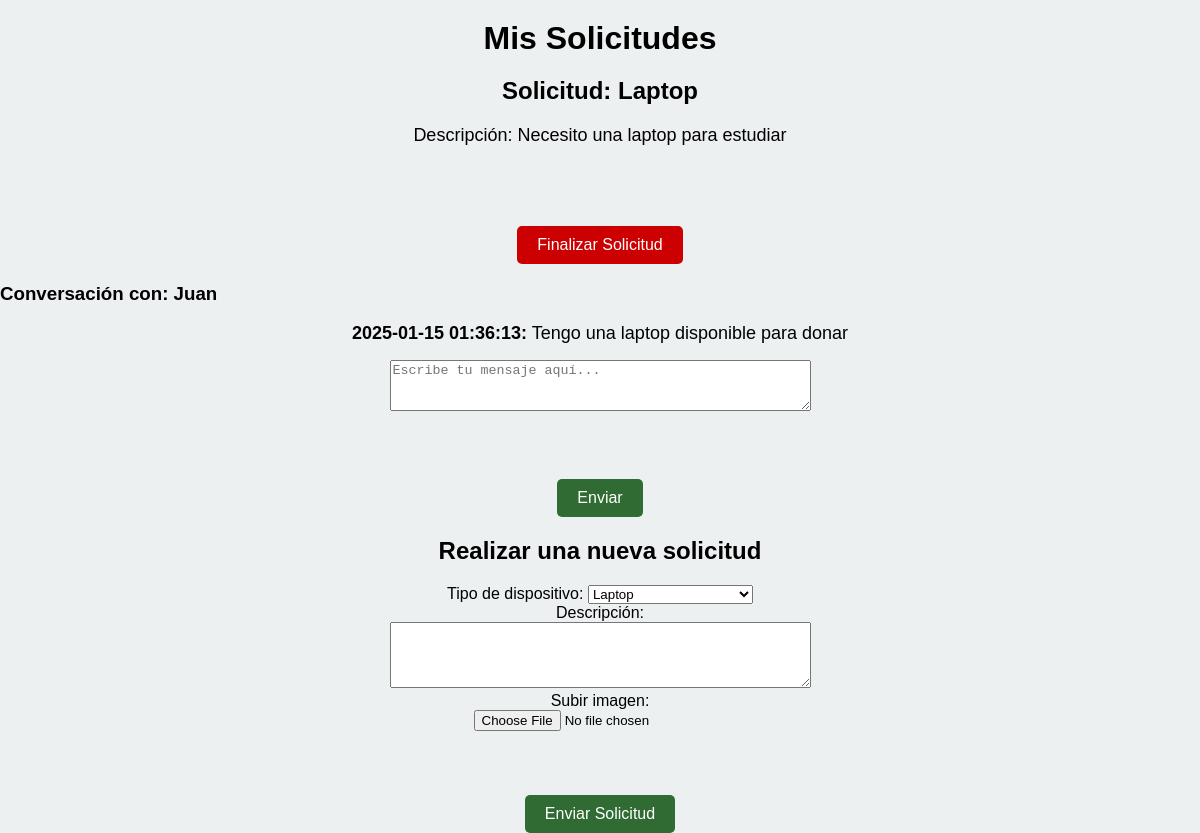
/Vista/perfil_solicitudes.php (signed in), run on the app's committed database.
### tables this page shows
CREATE TABLE IF NOT EXISTS `solicitud` (
  `id_solicitud` int NOT NULL AUTO_INCREMENT,
  `id_usuario` int NOT NULL,
  `id_tipo_dispositivo` int NOT NULL,
  `descripcion` text,
  `ruta_imagen` varchar(255) DEFAULT NULL,
  `finalizado` tinyint(1) DEFAULT '0',
  PRIMARY KEY (`id_solicitud`),
  KEY `id_usuario` (`id_usuario`),
  KEY `id_tipo_dispositivo` (`id_tipo_dispositivo`)
);

CREATE TABLE IF NOT EXISTS `tipo_dispositivo` (
  `id_tipo` int NOT NULL AUTO_INCREMENT,
  `nombre` varchar(100) NOT NULL,
  PRIMARY KEY (`id_tipo`)
);

CREATE TABLE IF NOT EXISTS `mensaje` (
  `id_mensaje` int NOT NULL AUTO_INCREMENT,
  `id_solicitud` int NOT NULL,
  `id_donante` int NOT NULL,
  `mensaje` text NOT NULL,
  `fecha_mensaje` timestamp NULL DEFAULT CURRENT_TIMESTAMP,
  PRIMARY KEY (`id_mensaje`),
  KEY `id_solicitud` (`id_solicitud`),
  KEY `id_donante` (`id_donante`)
);

### Vista/perfil_solicitudes.php (the view, shortened to what this page needs)
<!DOCTYPE html>
<html lang="es">
<head>
    <link rel="stylesheet" href="./Styles/perfil_solicitudes.css">
</head>
<body>
    <h1>Mis Solicitudes</h1>
    <?php
    require_once "./Conexion/conn.php";
    $id_usuario = $_SESSION['id_usuario'];
    $sql_solicitudes = "SELECT s.id_solicitud, s.descripcion, t.nombre AS dispositivo
                        FROM solicitud s
                        JOIN tipo_dispositivo t ON s.id_tipo_dispositivo = t.id_tipo
                        WHERE s.id_usuario = ? AND s.finalizado = 0";
    $stmt_solicitudes = $conn->prepare($sql_solicitudes);
    $stmt_solicitudes->bind_param("i", $id_usuario);
    $stmt_solicitudes->execute();
    $result_solicitudes = $stmt_solicitudes->get_result();
    $num_solicitudes = $result_solicitudes->num_rows;
    while ($solicitud = $result_solicitudes->fetch_assoc()) {
        $id_solicitud = $solicitud['id_solicitud'];
        $descripcion = $solicitud['descripcion'];
        $dispositivo = $solicitud['dispositivo'];
        echo "<h2>Solicitud: $dispositivo</h2>";
        echo "<p>Descripción: $descripcion</p>";
        echo "<form action='./Controlador/finalizar_solicitud.php' method='POST' enctype='multipart/form-data'>
                <input type='hidden' name='id_solicitud' value='$id_solicitud'>
                <input type='hidden' name='categoria' value='$dispositivo'>
                <input type='submit' value='Finalizar Solicitud' style='background-color: #cc0000; color: white;'>
              </form>";
        $sql_mensajes = "SELECT m.id_donante, u.nombre AS donante, m.mensaje, m.fecha_mensaje
                         FROM mensaje m
                         JOIN usuario u ON m.id_donante = u.id_usuario
                         WHERE m.id_solicitud = ?
                         ORDER BY m.id_donante, m.fecha_mensaje ASC";
        $stmt_mensajes = $conn->prepare($sql_mensajes);
        $stmt_mensajes->bind_param("i", $id_solicitud);
        $stmt_mensajes->execute();
        $result_mensajes = $stmt_mensajes->get_result();
        $conversaciones = [];
        while ($mensaje = $result_mensajes->fetch_assoc()) {
            $conversaciones[$mensaje['id_donante']]['donante'] = $mensaje['donante'];
            $conversaciones[$mensaje['id_donante']]['mensajes'][] = $mensaje;
        }
        foreach ($conversaciones as $id_donante => $conversacion) {
            $nombre_donante = $conversacion['donante'];
            echo "<h3>Conversación con: $nombre_donante</h3>";
            foreach ($conversacion['mensajes'] as $mensaje) {
                echo "<p><strong>{$mensaje['fecha_mensaje']}:</strong> {$mensaje['mensaje']}</p>";
            }
            echo "<form action='./Controlador/agregar_msj.php' method='POST'>
                    <input type='hidden' name='id_solicitud' value='$id_solicitud'>
                    <input type='hidden' name='id_donante' value='$id_donante'>
                    <textarea name='mensaje' rows='3' cols='50' placeholder='Escribe tu mensaje aquí...'></textarea><br>
                    <input type='submit' value='Enviar'>
                  </form>";
        }
    }
    if ($num_solicitudes < 2) {
        echo "<h2>Realizar una nueva solicitud</h2>";
        $sql_tipos = "SELECT id_tipo, nombre FROM tipo_dispositivo";
        $result_tipos = $conn->query($sql_tipos);
        echo "<form action='./Controlador/agregar_solicitud.php' method='POST' enctype='multipart/form-data'>
                <label for='tipo_dispositivo'>Tipo de dispositivo:</label>
                <select name='id_tipo_dispositivo' id='tipo_dispositivo'>";
        while ($tipo = $result_tipos->fetch_assoc()) {
            echo "<option value='{$tipo['id_tipo']}'>{$tipo['nombre']}</option>";
        }
        echo "</select><br>
                <label for='descripcion'>Descripción:</label><br>
                <textarea name='descripcion' id='descripcion' rows='4' cols='50'></textarea><br>
                <label for='imagen'>Subir imagen:</label><br>
                <input type='file' name='imagen' id='imagen'><br>
                <input type='submit' value='Enviar Solicitud'>
              </form>";
    } else {
        echo "<p>No puedes tener más de 2 solicitudes sin finalizar a la vez.</p>";
    }
    ?>
</body>
</html>

### Styles/perfil_solicitudes.css (style rules this page uses)
:root { --verde: #2ECC71; --azul: #3498DB; --blanco: #FFFFFF; --gris-claro: #ECF0F1; --verde-oscuro: #306B34; --amarillo: #EFB810; --negro: #000000; }
body { font-family: Arial, sans-serif; background-color: var(--gris-claro); color: var(--negro); margin: 0; padding: 0; }
h1, h2 { text-align: center; color: var(--negro); margin-top: 20px; margin-bottom: 20px; }
p { font-size: 18px; margin: 1vh 0; text-align: center; }
form { text-align: center; margin-top: 2vh; }
input[type="submit"] { padding: 10px 20px; background-color: var(--verde-oscuro); color: var(--blanco); border: none; border-radius: 5px; cursor: pointer; font-size: 16px; transition: background-color 0.3s ease; margin-top: 8vh; }

### data on the page
solicitud: id_tipo_dispositivo.nombre "Laptop", descripcion "Necesito una laptop para estudiar", nombre_donante "Juan"
mensaje: fecha_mensaje "2025-01-15 01:36:13", mensaje "Tengo una laptop disponible para donar"

### other printed values
form field id_tipo_dispositivo "Laptop"
